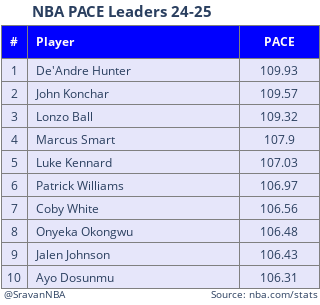

Here is the notebook cell this chart was saved with:
### Markdown cell above
## PACE

### Code cell
rank_plot(df, "PACE", percent=False, title="NBA PACE Leaders 24-25")

### Figure 1 — Plotly figure (JSON) as saved in the notebook; plotly's stock layout.template omitted (floating-point values rounded to 4 significant figures)
{"data": [{"cells": {"align": ["center", "left", "center"], "fill": {"color": "lavender"}, "height": 23, "line": {"color": "grey"}, "values": [[1, 2, 3, 4, 5, 6, 7, 8, 9, 10], ["De'Andre Hunter", "John Konchar", "Lonzo Ball", "Marcus Smart", "Luke Kennard", "Patrick Williams", "Coby White", "Onyeka Okongwu", "Jalen Johnson", "Ayo Dosunmu"], [109.9, 109.6, 109.3, 107.9, 107.0, 107.0, 106.6, 106.5, 106.4, 106.3]]}, "columnwidth": [5, 40, 15], "header": {"align": ["center", "left", "center"], "fill": {"color": "blue"}, "font": {"color": "snow", "size": 12}, "line": {"color": "grey"}, "values": ["<b>#<b>", "<b>Player<b>", "<b>PACE<b>"]}, "type": "table"}], "layout": {"annotations": [{"font": {"size": 10}, "showarrow": false, "text": "@SravanNBA", "x": 0, "xshift": 1, "y": 0, "yshift": 1}, {"font": {"size": 10}, "showarrow": false, "text": "Source: nba.com/stats", "x": 1, "xshift": 1, "y": 0, "yshift": 1}], "height": 305, "margin": {"b": 1, "l": 1, "r": 1, "t": 25}, "title": {"font": {"size": 15}, "text": "<b>NBA PACE Leaders 24-25<b>", "x": 0.1, "y": 0.98}, "width": 265}}
